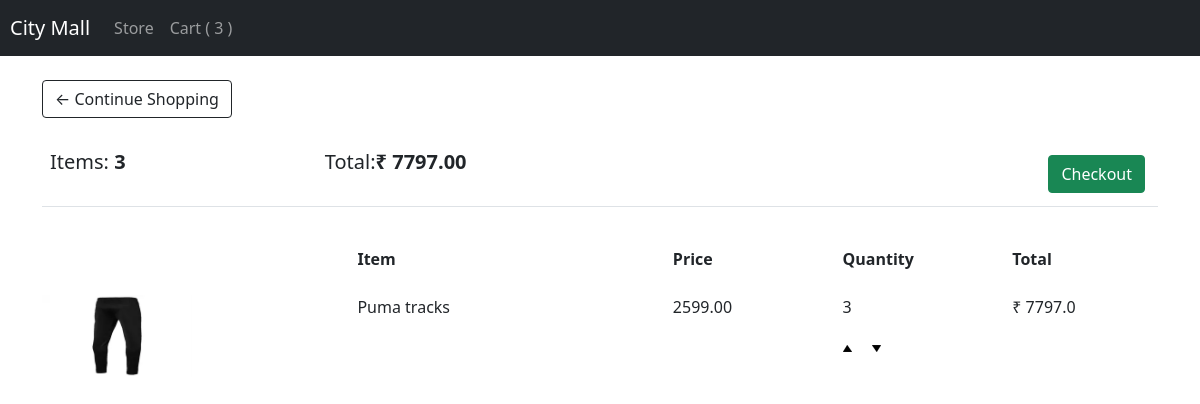
/store/cart (signed in), run on the app's committed database.
### store/models.py (models this page shows, shortened)
class Order(models.Model):
    id = models.BigAutoField(primary_key=True)
    customer = models.ForeignKey(Customer, on_delete=models.SET_NULL, blank=True , null=True )
    date_ordered = models.DateTimeField(auto_now_add=True)
    complete= models.BooleanField(default=False, null=True, blank=False)
    transaction_id = models.CharField(max_length=200, null=True)
    def __str__(self):
        return str(self.id)
    @property
    def get_cart_total(self):
        orderitem = self.orderitem_set.all()
        total = sum([item.get_total for item in orderitem])
        return total
    @property
    def get_cart_items(self):
        orderitem = self.orderitem_set.all()
        total = sum([item.quantity for item in orderitem])
        return total

class OrderItem(models.Model):
    product = models.ForeignKey(Product, on_delete=models.SET_NULL, blank=True , null=True )
    order = models.ForeignKey(Order, on_delete=models.SET_NULL, blank=True , null=True )
    quantity= models.IntegerField(default=0, null=True,blank=True)
    date_added = models.DateTimeField(auto_now_add=True)
    @property
    def get_total(self):
        total =  self.product.price * self.quantity
        return total

class Product(models.Model):
    name= models.CharField(max_length=200 , null=True)
    price=models.FloatField()
    size= models.CharField(max_length=60 ,null=False)
    image= models.ImageField(null=True, blank=True)
    @property
    def imageURL(self):
        try:
            url = self.image.url
        except:
            url = ''
        return url

### store/views.py (the view)
# urls.py: path('cart', views.cart, name="cart"),
def cart(request):
    data = cartData(request)
    cartItems = data['cartItems']
    order = data['order']
    items = data['items']
    context = {'items':items , 'order':order,'cartItems':cartItems}
    return render(request, 'cart.html', context)

### store/models.py (called while the page is built)
    def __str__(self):
        return self.name

### store/utils.py (called while the page is built)
def cartData(request):
    if request.user.is_authenticated:
        customer = request.user.customer
        print(customer)
        order, created = Order.objects.get_or_create(customer=customer,complete=False)
        print(order)
        items = order.orderitem_set.all()
        cartItems = order.get_cart_items
    else:
        cookieData = cookieCart(request)
        cartItems = cookieData['cartItems']
        order = cookieData['order']
        items = cookieData['items']
    return {'cartItems':cartItems,'order':order,'items':items}

### store/templates/cart.html (shortened to what this page needs)
{% extends 'main.html' %}
{% load static %}
{% block content %}
     <div class="row">
		<div class="col-lg-12">
			<div class="box-element">
				<a  class="btn btn-outline-dark" href="{% url 'store' %}">&#x2190; Continue Shopping</a>
				<br>
				<br>
				<table class="table">
					<tr>
						<th><h5>Items: <strong>{{order.get_cart_items}}</strong></h5></th>
						<th><h5>Total:<strong>₹ {{order.get_cart_total|floatformat:2}}</strong></h5></th>
						<th>
							<a  style="float:right; margin:5px;" class="btn btn-success" href="{% url 'checkout' %}">Checkout</a>
						</th>
					</tr>
				</table>
			</div>
			<br>
			<div class="box-element">
				<div class="row cart-row">
					<div style="flex:2"></div>
					<div style="flex:2"><strong>Item</strong></div>
					<div style="flex:1"><strong>Price</strong></div>
					<div style="flex:1"><strong>Quantity</strong></div>
					<div style="flex:1"><strong>Total</strong></div>
				</div>
                    <br>
				{% for item in items %}
				<div class="row cart-row">
					<div style="flex:2"><img class="row-image" src="{{item.product.imageURL}}" style="max-width:150px"></div>
					<div style="flex:2"><p>{{item.product.name}}</p></div>
					<div style="flex:1"><p>{{item.product.price|floatformat:2}}</p></div>
					<div style="flex:1">
						<p class="quantity">{{item.quantity}}</p>
						<div class="flex quantity">
							<img data-product={{item.product.id}} data-action='add' class="chg-quantity update-cart" src="{% static  'images/arrow-up.png' %}">
							<img data-product={{item.product.id}} data-action="remove" class="chg-quantity update-cart" src="{% static  'images/arrow-down.png' %}">
						</div>
					</div>
					<div style="flex:1"><p>₹ {{item.get_total}}</p></div>
				</div>
                    {% endfor %}
			</div>
		</div>
	</div>
{% endblock content %}

### data on the page
Order: get_cart_items "3", get_cart_total "7797.00"
OrderItem: product.imageURL (picture), product.name "Puma tracks", product.price "2599.00", quantity "3", get_total "7797.0"

### other printed values
{{ cartItems }} "3"
